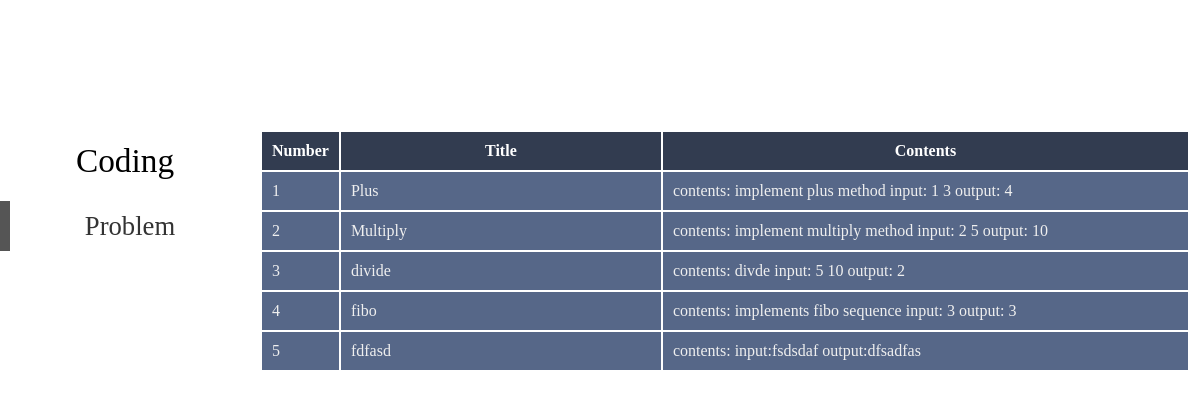
Screenshot of /coding/printProblem with the database file from the repository.
### problem/models.py (models this page shows, shortened)
class Problem(models.Model):
    no = models.AutoField(primary_key=True)
    name = models.CharField(max_length=50)
    desc = models.TextField(max_length=100, null = True)
    date = models.DateTimeField(default=datetime.datetime.now)
    wrong = models.IntegerField(default=0)
    correct = models.IntegerField(default=0)

### coding/views.py (the view)
def printProblem(request):
	result = Problem.objects.filter()
        list = []
        for r in result:
                list.append((str(r.no),r.name,r.desc))
        token = {'list': list}
        return render(request, 'coding/templates/printProblem.html', token)

### coding/templates/printProblem.html (shortened to what this page needs)
<!DOCTYPE html>
<html lang="en">
{% load staticfiles %}
<head>
	</head>
<body>
	<div id ="left">
		<div class="title">Coding</div>
			<br>
			<div class="box 0">
			<div></div>
				<div>
					<a>Problem</a>
				</div>
			</div>
			<br>
		</div>
	<div id="middle">
		<div id="problem">
			<table>
	      <thead>
	        <tr>
	          <th width="50px">Number</th>
	          <th width="300px">Title</th>
	          <th>Contents</th>
	        </tr>
	      </thead>
	      <tbody>
	  {% for l in list %}
	  <tr>
	    <td>{{l.0}}</td>
	    <td>{{l.1}}</td>
	    <td>{{l.2}}</td>
	  </tr>
	  {% endfor %}
	  </tbody>
	  </table>
		</div>
</div>
</body>
</html>

### coding/templates/printProblem.html (style rules this page uses)
#left { position: absolute; width: 250px; height: 100%; top: 0; left: 0; margin-top: 120px; line-height: 1px; display: inline-block; }
#left .title { width: 250px; display:table-cell; vertical-align:middle; font-size:25pt; height:80px; text-align:center; }
#left .box { width: 250px; display:table-cell; vertical-align:middle; height:50px; background-color: #ffffff; }
#left .box div:nth-child(1) { background-color:#555555; width:10px; height:50px; }
#left .box div:nth-child(2) { text-align:center; position:relative; width:240px; height:0px; top: -25px; left:10px; }
#left div a { font-size:20pt; text-decoration: none; color:#333333; }
#middle { position: absolute; width: auto; height: auto; top: 0px; left: 0px; bottom: 0px; right: 0px; margin-top:120px; margin-left:250px; padding:10px; overflow:scroll; }
table { width: 100%; border: 2px solid #ffffff; border-collapse: collapse; background: #566788; }
th, td { border: 2px solid #ffffff; padding: 10px; }
th { background: #323c50; text-align: center; color: #ffffff; }
td { color: #efefef; }

### rows the page displays
Problem: name "Plus", desc "contents: implement plus method input: 1 3 output: 4"
Problem: name "Multiply", desc "contents: implement multiply method input: 2 5 output: 10"
Problem: name "divide", desc "contents: divde input: 5 10 output: 2"
Problem: name "fibo", desc "contents: implements fibo sequence input: 3 output: 3"
Problem: name "fdfasd", desc "contents: input:fsdsdaf output:dfsadfas"

### other values shown
{{ l.0 }} "1" "2" "3" "4" "5"
